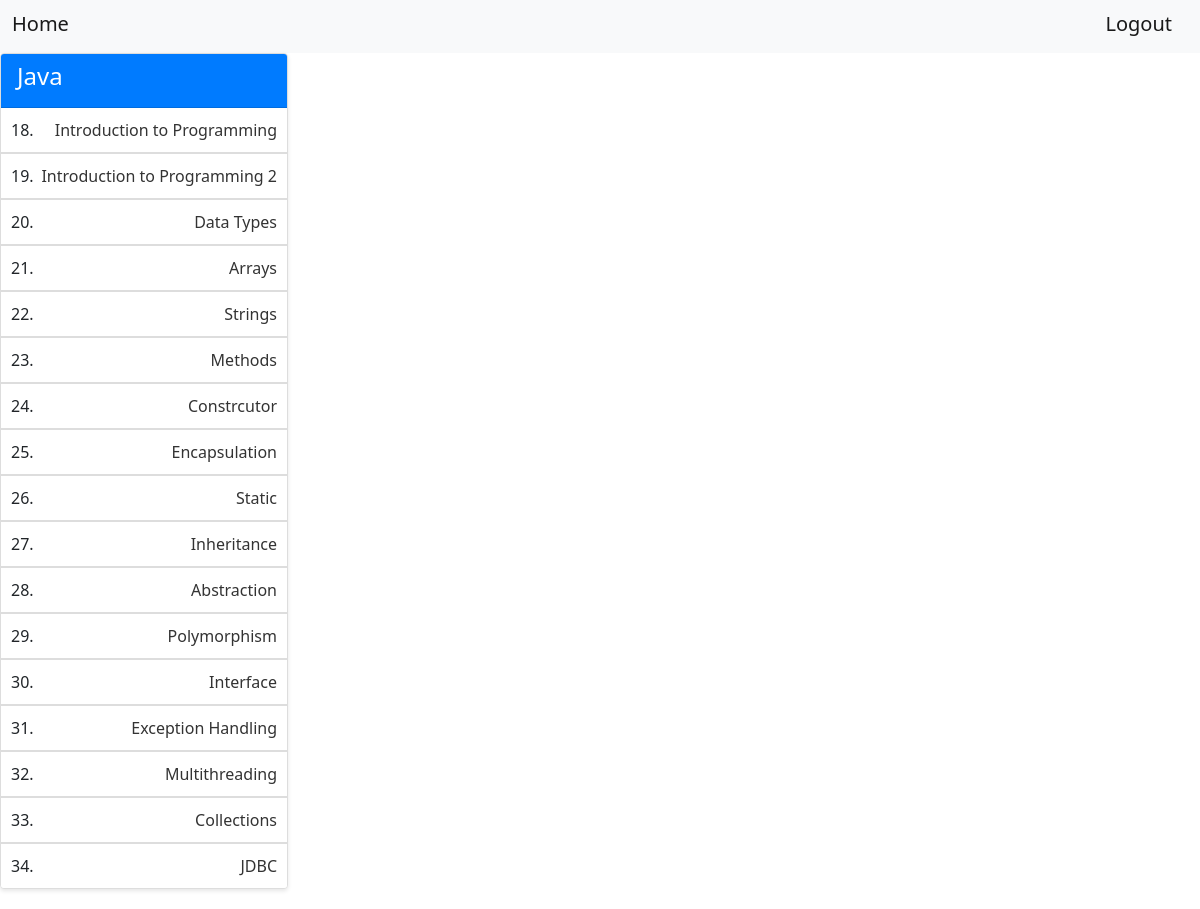
Page /view_lessons?course_id=2 (signed in) on the committed database.
### website/models.py (models this page shows)
class Course(db.Model):
     id = db.Column(db.Integer, primary_key = True)
     course_name = db.Column(db.String(150))
     student_id = db.Column(db.Integer, db.ForeignKey("user.id", ondelete="CASCADE"), nullable = True)
     lessons = db.relationship("Lesson", backref = "course", passive_deletes = True)
     introduction = db.Column(db.String(500))

class Lesson(db.Model):
     id = db.Column(db.Integer, primary_key = True)
     lesson_name = db.Column(db.String(150))
     course_id = db.Column(db.Integer, db.ForeignKey("course.id", ondelete="CASCADE"),nullable = False)
     video_link = db.Column(db.String(250))
     comments = db.relationship("Comment", backref = "lesson", passive_deletes = True)

### website/views.py (the view)
@views.route('/view_lessons')
@login_required
def view_lessons():
    course_id = request.args.get('course_id')
    lessons = Lesson.query.filter_by(course_id = course_id).all()
    course = Course.query.filter_by(id = course_id).first()
    return render_template('view_lessons.html',lessons=lessons,course=course)

### website/__init__.py (called while the page is built)
def create_app():
    app = Flask(__name__)
    app.config['SECRET_KEY'] = 'AZAM'
    app.config['SQLALCHEMY_DATABASE_URI'] = f'sqlite:///{DB_NAME}'
    app.config['SQLALCHEMY_TRACK_MODIFICATIONS'] = True
    db.__init__(app)
    from .views import views
    from .auth import auth
    app.register_blueprint(views, url_prefix='/')
    app.register_blueprint(auth, url_prefix='/')
    from .models import User
    create_database(app)
    login_manager = LoginManager(app)
    login_manager.login_view = 'auth.login'
    login_manager.init_app(app)
    @login_manager.user_loader
    def load_user(id):
        return User.query.get(int(id))
    return app

### website/templates/view_lessons.html (shortened to what this page needs)
{% extends "view_courses.html" %}
{% block ind_container %}
<div class="card" style="width: 18rem;">
    <div class="card-header">
        <h4>{{ course.course_name }}</h4>
    </div>
    {% for lesson in lessons %}
    <ul class="list-group list-group-flush">
        <li class="list-group-item">
            {{ lesson.id }}. <a href="/view_lesson_details?lesson_id={{ lesson.id }}">{{ lesson.lesson_name }}</a>
        </li>
    </ul>
    {% endfor %}
</div>
{% endblock %}

### website/templates/view_lessons.html (style rules this page uses)
.card { margin-bottom: 20px; border: 1px solid #ddd; box-shadow: 0 2px 4px rgba(0, 0, 0, 0.1); }
.card-header { background-color: #007bff; color: #fff; }
.list-group-item { display: flex; justify-content: space-between; align-items: center; font-size: 16px; padding: 10px; border: none; }
.list-group-item a { text-decoration: none; color: #333; }

### rows in the picture
Course: course_name "Java"
Lesson: id "18", lesson_name "Introduction to Programming"
Lesson: id "19", lesson_name "Introduction to Programming 2"
Lesson: id "20", lesson_name "Data Types"
Lesson: id "21", lesson_name "Arrays"
Lesson: id "22", lesson_name "Strings"
Lesson: id "23", lesson_name "Methods"
Lesson: id "24", lesson_name "Constrcutor"
Lesson: id "25", lesson_name "Encapsulation"
Lesson: id "26", lesson_name "Static"
Lesson: id "27", lesson_name "Inheritance"
Lesson: id "28", lesson_name "Abstraction"
Lesson: id "29", lesson_name "Polymorphism"
Lesson: id "30", lesson_name "Interface"
Lesson: id "31", lesson_name "Exception Handling"
Lesson: id "32", lesson_name "Multithreading"
Lesson: id "33", lesson_name "Collections"
Lesson: id "34", lesson_name "JDBC"
